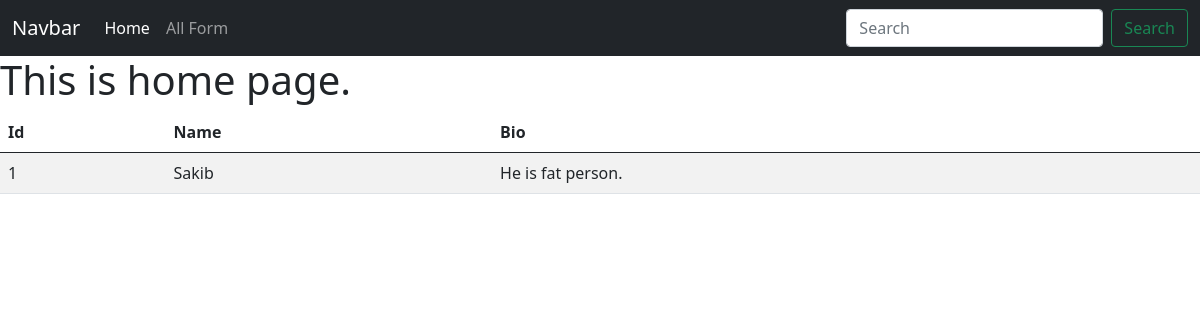
Before: / with the older database file.
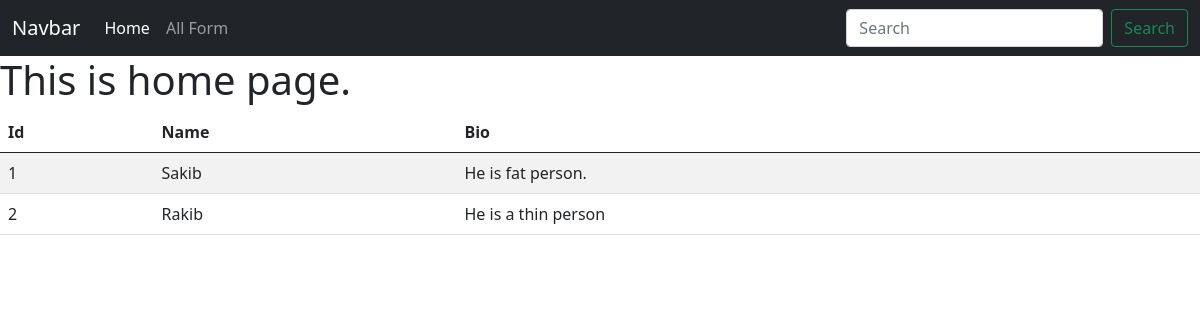
After: the same page with the newer database file.
### first_app/models.py (models this page shows, shortened)
class FirstApp(models.Model):
    auto_field = models.AutoField(primary_key=True, default='1')
    name = models.CharField(max_length=100)
    bio = models.TextField()

### module14pratic1/views.py (the view)
# urls.py: 2. Add a URL to urlpatterns:  path('', views.home, name='home')
def home(request):
    first_apps = FirstApp.objects.all()
    return render(request, 'home.html', {'data' : first_apps} )

### templates/home.html
{% extends 'base.html' %}
{% load crispy_forms_tags %}
{% block content %}
<h1>This is home page.</h1>
{% if data %}
<table class="table table-striped">
    <thead>
      <tr>
        <th scope="col">Id</th>
        <th scope="col">Name</th>
        <th scope="col">Bio</th>
      </tr>
    </thead>
    <tbody>
        {% for apps in data %}
        <tr>
            <td>{{apps.auto_field}}</td>
            <td>{{apps.name}}</td>
            <td>{{apps.bio}}</td>
          </tr>
        {% endfor %}
    </tbody>
  </table>
{% else %}
<h3>No data available show</h3>
{% endif %}
{% endblock %}

### templates/base.html (shortened to what this page needs)
<!doctype html>
<html lang="en">
  <head>
    <link href="https://cdn.jsdelivr.net/npm/bootstrap@5.0.2/dist/css/bootstrap.min.css" rel="stylesheet">
  </head>
  <body>
    <nav class="navbar navbar-expand-lg navbar-dark bg-dark">
        <div class="container-fluid">
          <a class="navbar-brand" href="{% url 'homepage' %}">Navbar</a>
          <div class="collapse navbar-collapse" id="navbarSupportedContent">
            <ul class="navbar-nav me-auto mb-2 mb-lg-0">
              <li class="nav-item">
                <a class="nav-link active" aria-current="page" href="{% url 'homepage' %}">Home</a>
              </li>
              <li class="nav-item">
                <a class="nav-link" href="{% url 'add_apps' %}">All Form</a>
              </li>
            </ul>
            <form class="d-flex">
              <input class="form-control me-2" type="search" placeholder="Search" aria-label="Search">
              <button class="btn btn-outline-success" type="submit">Search</button>
            </form>
          </div>
        </div>
      </nav>
      {% block content %}
      {% endblock %}
  </body>
</html>

Changed rows visible on the page:
added FirstApp: auto_field "2", name "Rakib", bio "He is a thin person"
